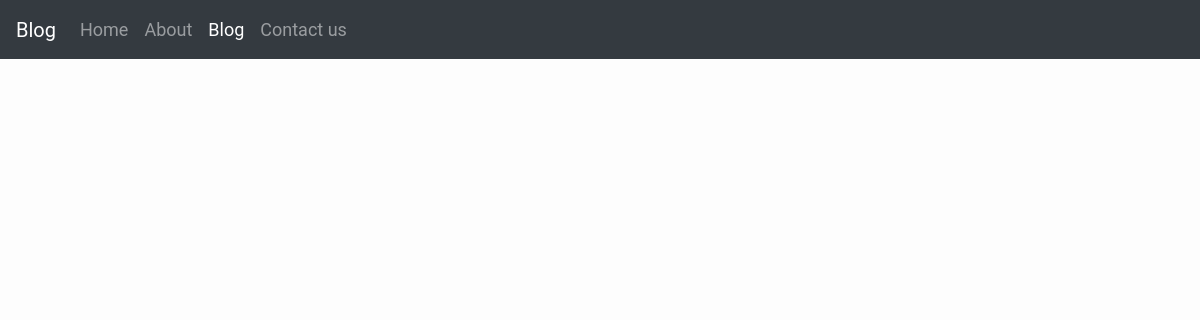
/blog/, run on an earlier commit of the app's database.
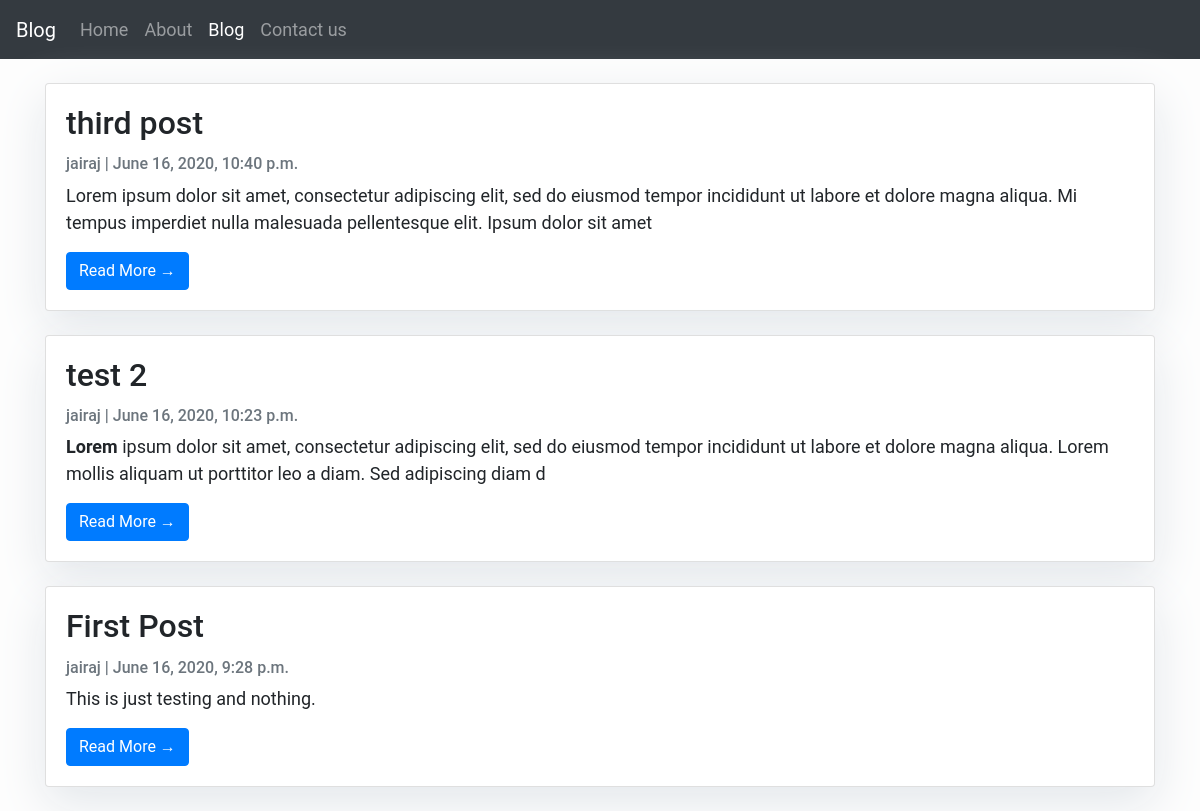
And on a later commit of the database.
### blog/models.py (models this page shows, shortened)
class Post(models.Model):
    title = models.CharField(max_length=200, unique=True)
    slug = models.SlugField(max_length=200, unique=True)
    author = models.ForeignKey(User, on_delete= models.CASCADE,related_name='blog_posts')
    updated_on = models.DateTimeField(auto_now= True)
    content = models.TextField()
    created_on = models.DateTimeField(auto_now_add=True)
    status = models.IntegerField(choices=STATUS, default=0)
    class Meta:
        ordering = ['-created_on']

### blog/views.py (the view)
# urls.py: path('', views.PostList.as_view(), name = 'home'),
class PostList(generic.ListView):
    queryset = Post.objects.filter(status=1).order_by('-created_on')
    template_name = 'blog/blogs.html'

### templates/blog/blogs.html (shortened to what this page needs)
{% extends 'base.html' %}
{% block blog %}active
{% endblock blog %}
{% block body %}
<div class="container">
    <div class="row">
        <div class="container mt-4">
            {% for post in post_list %}
            <div class="card mb-4">
                <div class="card-body">
                    <h2 class="card-title">{{ post.title }}</h2>
                    <p class="card-text text-muted h6">{{ post.author }} | {{ post.created_on}} </p>
                    <p class="card-text">{{post.content|slice:":200" | safe }}</p>
                    <a href="{% url 'post_detail' post.slug  %}" class="btn btn-primary">Read More &rarr;</a>
                </div>
            </div>
            {% endfor %}
        </div>
    </div>
</div>
{% endblock body %}

### templates/base.html (shortened to what this page needs)
<!doctype html>
<html lang="en">
  <head>
    <link rel="stylesheet" href="https://stackpath.bootstrapcdn.com/bootstrap/4.5.0/css/bootstrap.min.css">
  </head>
  <body>
  <nav class="navbar navbar-expand-lg navbar-dark bg-dark">
  <a class="navbar-brand" href="/">Blog</a>
  <div class="collapse navbar-collapse" id="navbarSupportedContent">
    <ul class="navbar-nav mr-auto">
      <li class="nav-item {% block home %}
      {% endblock home %}">
        <a class="nav-link" href="/">Home <span class="sr-only">(current)</span></a>
      </li>
      <li class="nav-item {% block about %}
      {% endblock about %}">
        <a class="nav-link" href="/about">About</a>
      </li>
      <li class="nav-item {% block blog %}
      {% endblock blog %}">
        <a class="nav-link" href="/blog">Blog</a>
      </li>
      <li class="nav-item {% block contact %}
      {% endblock contact %}">
        <a class="nav-link" href="/contact">Contact us</a>
      </li>
    </ul>
  </div>
</nav>
    {% block body %}
    {% endblock body %}
  </body>
</html>

### templates/blog/blogs.html (style rules this page uses)
body { font-family: "Roboto", sans-serif; font-size: 18px; background-color: #fdfdfd; }
.card { box-shadow: 0 16px 48px #E3E7EB; }

What changed in the data, as far as the page shows it:
added Post: title "third post", author "jairaj", created_on "June 16, 2020, 10:40 p.m.", content "Lorem ipsum dolor sit amet, consectetur adipiscing elit, sed do eiusmod tempor incididunt ut labore et dolore magna aliqua. Mi tempus imperdiet nulla malesuada pellentesque elit. Ipsum dolor sit amet"
added Post: title "test 2", author "jairaj", created_on "June 16, 2020, 10:23 p.m.", content "Lorem ipsum dolor sit amet, consectetur adipiscing elit, sed do eiusmod tempor incididunt ut labore et dolore magna aliqua. Lorem mollis aliquam ut porttitor leo a diam. Sed adipiscing diam d"
added Post: title "First Post", author "jairaj", created_on "June 16, 2020, 9:28 p.m.", content "This is just testing and nothing."
